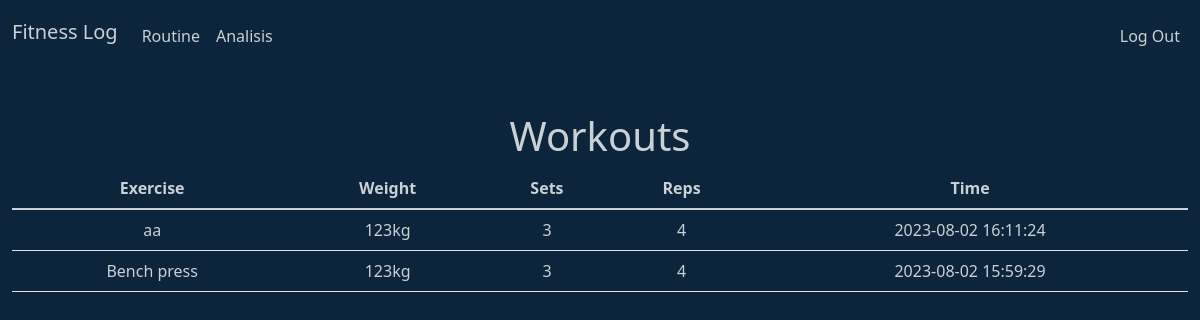
The page / (signed in) on the database its author committed.
### tables this page shows
CREATE TABLE 'workouts' ('id' INTEGER PRIMARY KEY NOT NULL, 'user_id' INTEGER NOT NULL, 'name' TEXT NOT NULL, 'weight' INTEGER NOT NULL, 'sets' INTEGER NOT NULL, 'reps' INTEGER NOT NULL, 'time' DATETIME DEFAULT CURRENT_TIMESTAMP);

### app.py (the view)
@app.route("/")
@login_required
def index():
    conn = get_db_connection()
    logs = conn.execute("SELECT * FROM workouts WHERE user_id = ? ORDER BY time DESC", (session["user_id"],)).fetchall()
    conn.close()
    if len(logs) < 1:
        return render_template("create.html")
    return render_template("index.html", logs=logs)

### app.py (called while the page is built)
def get_db_connection():
    conn = sqlite3.connect('project.db')
    conn.row_factory = sqlite3.Row  # This allows us to access rows as dictionaries
    return conn

@app.after_request
def after_request(response):
    response.headers["Cache-Control"] = "no-cache, no-store, must-revalidate"
    response.headers["Expires"] = 0
    response.headers["Pragma"] = "no-cache"
    return response

### login.py (called while the page is built)
def login_required(f):
    @wraps(f)
    def decorated_function(*args, **kwargs):
        if session.get("user_id") is None:
            return redirect("/login")
        return f(*args, **kwargs)
    return decorated_function

### templates/index.html (shortened to what this page needs)
{% extends "layout_login.html" %}
{% block main %}
<h1 id="aa">Workouts</h1>
<table class="table">
    <thead>
        <th>Exercise</th>
        <th>Weight</th>
        <th>Sets</th>
        <th>Reps</th>
        <th>Time</th>
    </thead>
    <tbody>
        {% for log in logs %}
        <tr>
            <td>{{ log.name }}</td>
            <td>{{ log.weight }}kg</td>
            <td>{{ log.sets }}</td>
            <td>{{ log.reps }}</td>
            <td>{{ log.time }}</td>
        </tr>
        {% endfor %}
    </tbody>
</table>
{% endblock %}

### static/styles.css (style rules this page uses)
body { background-color: #0c243c; color: #c9d1d5; }
.table { color: #c9d1d5; }
#aa { color: #c9d1d5; text-align: center; }

### rows shown on the page
workouts: name "aa", weight "123", sets "3", reps "4", time "2023-08-02 16:11:24"
workouts: name "Bench press", weight "123", sets "3", reps "4", time "2023-08-02 15:59:29"
